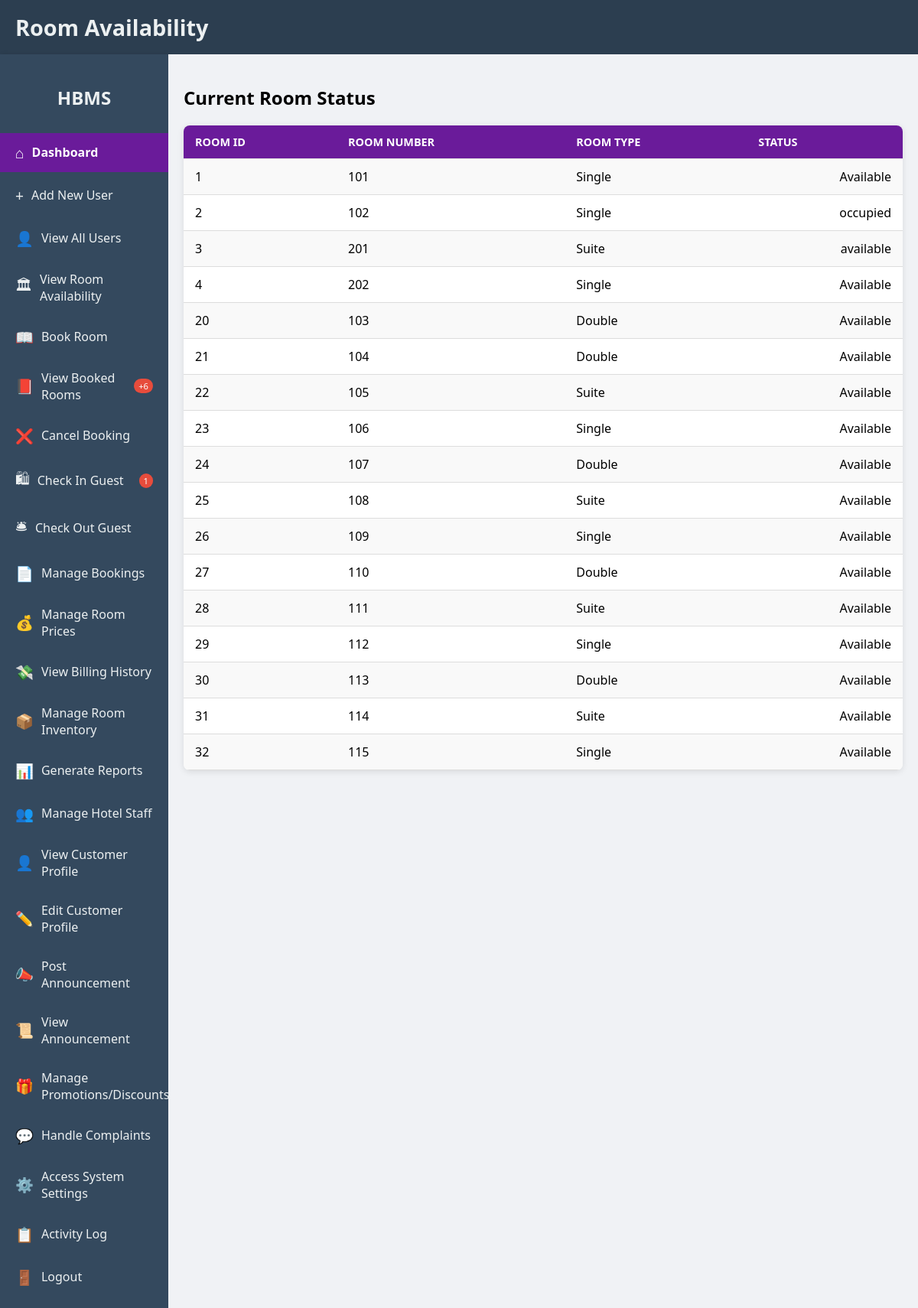
/rcbc/public/view_room_availability.php (signed in), run on the app's committed database.
### tables this page shows
CREATE TABLE `rooms` (
  `room_id` int(11) NOT NULL,
  `room_number` varchar(50) NOT NULL,
  `room_type` varchar(100) NOT NULL,
  `status` varchar(50) NOT NULL DEFAULT 'available',
  `price` decimal(10,2) DEFAULT NULL
);

### rcbc/public/view_room_availability.php (the view, shortened to what this page needs)
<?php
include '../includes/db.php';
$rooms = [];
$rooms_query = $conn->query("SELECT * FROM rooms");
if ($rooms_query) {
    while ($row = $rooms_query->fetch_assoc()) {
        $rooms[] = $row;
    }
}
?>
<!DOCTYPE html>
<html lang="en">
<head>
    <link rel="stylesheet" href="../assets/style.css">
</head>
<body>
    <div class="header">
        <h1>Room Availability</h1>
    </div>
    <div class="dashboard-layout">
        <div class="sidebar">
            <h2>HBMS</h2>
            <ul>
                <li><a href="dashboard.php" class="active"><span class="icon">&#8962;</span> Dashboard</a></li>
                <li><a href="add_user.php"><span class="icon">&#43;</span> Add New User</a></li>
                <li><a href="index.php"><span class="icon">&#128100;</span> View All Users</a></li>
                <li><a href="view_room_availability.php"><span class="icon">&#127963;</span> View Room Availability</a></li>
                <li><a href="book_room.php"><span class="icon">&#128214;</span> Book Room</a></li>
                <li><a href="view_booked_rooms.php"><span class="icon">&#128213;</span> View Booked Rooms <span class="notification-badge">+6</span></a></li>
                <li><a href="cancel_booking.php"><span class="icon">&#10060;</span> Cancel Booking</a></li>
                <li><a href="check_in_guest.php"><span class="icon">&#128717;</span> Check In Guest <span class="notification-badge">1</span></a></li>
                <li><a href="check_out_guest.php"><span class="icon">&#128718;</span> Check Out Guest</a></li>
                <li><a href="manage_bookings.php"><span class="icon">&#128196;</span> Manage Bookings</a></li>
                <li><a href="manage_room_prices.php"><span class="icon">&#128176;</span> Manage Room Prices</a></li>
                <li><a href="view_billing_history.php"><span class="icon">&#128184;</span> View Billing History</a></li>
                <li><a href="manage_room_inventory.php"><span class="icon">&#128230;</span> Manage Room Inventory</a></li>
                <li><a href="generate_reports.php"><span class="icon">&#128202;</span> Generate Reports</a></li>
                <li><a href="manage_hotel_staff.php"><span class="icon">&#128101;</span> Manage Hotel Staff</a></li>
                <li><a href="view_customer_profile.php"><span class="icon">&#128100;</span> View Customer Profile</a></li>
                <li><a href="edit_customer_profile.php"><span class="icon">&#9999;&#65039;</span> Edit Customer Profile</a></li>
                <li><a href="post_announcement.php"><span class="icon">&#128227;</span> Post Announcement</a></li>
                <li><a href="view_announcement.php"><span class="icon">&#128220;</span> View Announcement</a></li>
                <li><a href="manage_promotions_discounts.php"><span class="icon">&#127873;</span> Manage Promotions/Discounts</a></li>
                <li><a href="handle_complaints.php"><span class="icon">&#128172;</span> Handle Complaints</a></li>
                <li><a href="access_system_settings.php"><span class="icon">&#9881;&#65039;</span> Access System Settings</a></li>
                <li><a href="activity_log.php"><span class="icon">&#128203;</span> Activity Log</a></li>
                <li><a href="logout.php"><span class="icon">&#128682;</span> Logout</a></li>
            </ul>
        </div>
        <div class="main-content">
            <div class="dashboard-section">
                <h2>Current Room Status</h2>
                <?php if (!empty($rooms)): ?>
                    <table>
                        <tr>
                            <th>Room ID</th>
                            <th>Room Number</th>
                            <th>Room Type</th>
                            <th>Status</th>
                        </tr>
                        <?php foreach ($rooms as $room): ?>
                            <tr>
                                <td><?= htmlspecialchars($room['room_id']) ?></td>
                                <td><?= htmlspecialchars($room['room_number']) ?></td>
                                <td><?= htmlspecialchars($room['room_type']) ?></td>
                                <td><?= htmlspecialchars($room['status']) ?></td>
                            </tr>
                        <?php endforeach; ?>
                    </table>
                <?php else: ?>
                    <p>No rooms found or configured in the database.</p>
                <?php endif; ?>
            </div>
        </div>
    </div>
</body>
</html>

### rcbc/assets/style.css (style rules this page uses)
body { font-family: 'Segoe UI', Tahoma, Geneva, Verdana, sans-serif; margin: 0; padding: 0; background-color: #f0f2f5; display: flex; flex-direction: column; justify-content: flex-start; align-items: stretch; min-height: 100vh; }
.header { background-color: #2c3e50; color: white; padding: 1em 20px; display: flex; justify-content: space-between; align-items: center; box-shadow: 0 2px 10px rgba(0, 0, 0, 0.1); }
.header h1 { margin: 0; font-size: 1.8em; color: #ecf0f1; }
.dashboard-layout { display: flex; flex-grow: 1; }
.sidebar { width: 220px; background-color: #34495e; color: white; padding: 20px 0; box-shadow: 2px 0 5px rgba(0, 0, 0, 0.1); display: flex; flex-direction: column; }
.sidebar h2 { color: #ecf0f1; text-align: center; margin-bottom: 30px; font-size: 1.5em; }
.sidebar ul { list-style: none; padding: 0; margin: 0; }
.sidebar li { margin-bottom: 5px; }
.sidebar a { color: #ecf0f1; text-decoration: none; display: flex; align-items: center; padding: 12px 20px; transition: background-color 0.3s ease, color 0.3s ease; }
.sidebar a.active { background-color: #6a1b9a; color: white; font-weight: bold; }
.sidebar .icon { font-size: 1.2em; margin-right: 10px; }
.notification-badge { background-color: #e74c3c; color: white; font-size: 0.7em; padding: 2px 6px; border-radius: 10px; margin-left: auto; }
.main-content { flex-grow: 1; padding: 20px; background-color: #f0f2f5; display: flex; flex-direction: column; gap: 20px; }
table { width: 100%; border-collapse: collapse; margin-top: 20px; background-color: #ffffff; box-shadow: 0 2px 8px rgba(0, 0, 0, 0.1); border-radius: 8px; overflow: hidden; }
th, td { padding: 12px 15px; text-align: left; border-bottom: 1px solid #ddd; }
th { background-color: #6a1b9a; color: white; text-transform: uppercase; font-size: 0.9em; }
tr:nth-child(even) { background-color: #f9f9f9; }
td:last-child { text-align: right; }

### data on the page
rooms: room_id "1", room_number "101", room_type "Single", status "Available"
rooms: room_id "2", room_number "102", room_type "Single", status "occupied"
rooms: room_id "3", room_number "201", room_type "Suite", status "available"
rooms: room_id "4", room_number "202", room_type "Single", status "Available"
rooms: room_id "20", room_number "103", room_type "Double", status "Available"
rooms: room_id "21", room_number "104", room_type "Double", status "Available"
rooms: room_id "22", room_number "105", room_type "Suite", status "Available"
rooms: room_id "23", room_number "106", room_type "Single", status "Available"
rooms: room_id "24", room_number "107", room_type "Double", status "Available"
rooms: room_id "25", room_number "108", room_type "Suite", status "Available"
rooms: room_id "26", room_number "109", room_type "Single", status "Available"
rooms: room_id "27", room_number "110", room_type "Double", status "Available"
rooms: room_id "28", room_number "111", room_type "Suite", status "Available"
rooms: room_id "29", room_number "112", room_type "Single", status "Available"
rooms: room_id "30", room_number "113", room_type "Double", status "Available"
rooms: room_id "31", room_number "114", room_type "Suite", status "Available"
rooms: room_id "32", room_number "115", room_type "Single", status "Available"
